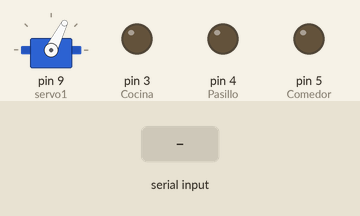
Simulated run of this sketch. Board: Arduino Uno, built with avr-gcc and run on an emulated ATmega328P. Shown: servo, output pins drawn as LEDs (lit = HIGH). Inputs (shaded band) come from the test bench.

Above: at 1.3 s.
1.4 s: "I" received over Serial
At 1.8 s:
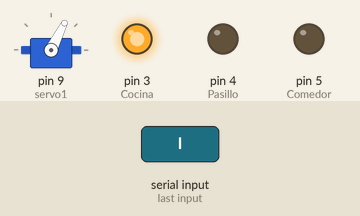
4.4 s: byte 75 ('K') received over Serial
At 4.8 s:
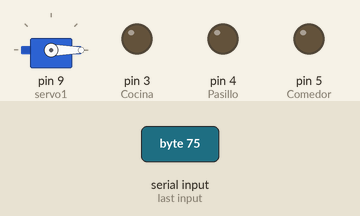
5.9 s: "A" received over Serial
At 7.1 s:
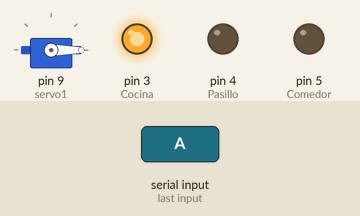
7.4 s: "C" received over Serial
At 8.3 s:
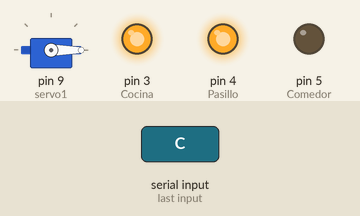
8.9 s: "B" received over Serial
At 9.4 s:
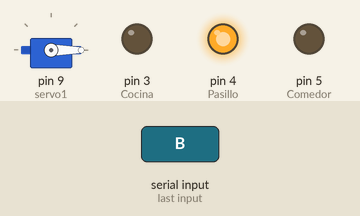
10.4 s: "E" received over Serial
At 11.8 s:
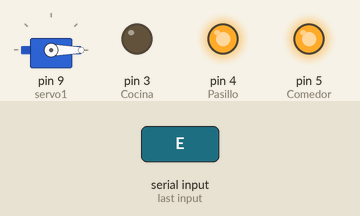
Timing chart, 0 to 12.9 s (numbered marks = the images above; inputs shaded):
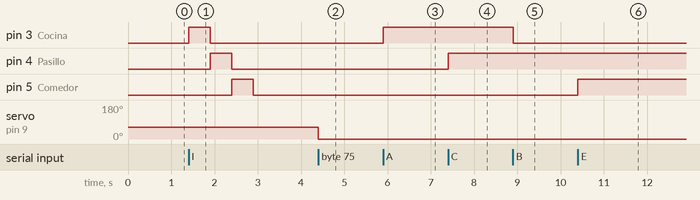

Measured:
- after the input at 1.4 s, pin 3 (Cocina): LOW → HIGH at once, → LOW 0.50 s later; pin 4 (Pasillo): LOW → HIGH after 0.50 s, → LOW 0.50 s later; pin 5 (Comedor): LOW → HIGH after 1.0 s, → LOW 0.50 s later
- after the input at 4.4 s, servo on pin 9 (servo1): 63° → 0° at once
- after the input at 5.9 s, pin 3 (Cocina): LOW → HIGH at once
- after the input at 7.4 s, pin 4 (Pasillo): LOW → HIGH at once
- after the input at 8.9 s, pin 3 (Cocina): HIGH → LOW at once
- after the input at 10.4 s, pin 5 (Comedor): LOW → HIGH at once

The sketch:

DomoVozPuerta.ino
```cpp
#include <Servo.h>
Servo servo1;  // Crea un Objeto servo
int posicion;    // Variable de la posicion del servo

void setup() {
 Serial.begin(9600);
 servo1.attach(9);  //  Pin donde conectamos el servomotor (pin 9)
 pinMode(3,OUTPUT); //Cocina
 pinMode(4,OUTPUT); //Pasillo
 pinMode(5,OUTPUT); //Comedor

 CierraPuerta();


}

void loop() {
  char X = Serial.read();
  if(X=='A')
    digitalWrite(3,HIGH);
  if(X=='B')
    digitalWrite(3,LOW);
  if(X=='C')
    digitalWrite(4,HIGH);
  if(X=='D')
    digitalWrite(4,LOW);
  if(X=='E')
    digitalWrite(5,HIGH);
  if(X=='F')
    digitalWrite(5,LOW);
  if(X=='G') //Apagar todo
  apagar();
  if(X=='H') //Encender todo
  encender();
  if(X=='I') //Encender todo
  secuencia(); //Secuencia
  if(X=='J') //Cerrar puerta
  CierraPuerta();
  if(X=='K') //Abrir puerta
  AbrePuerta();
}

void apagar()
{
 digitalWrite(3,LOW);
  digitalWrite(4,LOW);
  digitalWrite(5,LOW);
 }


void encender()
{
 digitalWrite(3,HIGH);
  digitalWrite(4,HIGH);
  digitalWrite(5,HIGH);
 }

 void secuencia()
{
 apagar();
 digitalWrite(3,HIGH);
 delay(500);
 digitalWrite(3,LOW);
  digitalWrite(4,HIGH);
  delay(500);
  digitalWrite(4,LOW);
  digitalWrite(5,HIGH);
  delay(500);
  digitalWrite(5,LOW);
 }

void AbrePuerta()
{

  posicion = 0;            // Establecemos el valor de la posicion a 90º para apertura
  posicion = map(posicion, 0, 255, 0, 179);     // Establecemos la relacion entre los grados de giro y el PWM
  /* Con el mapa de valores anterior establecemos una relacin proporcional */
  /* entre el pulso minimo 0 con el grado minimo, 0 tambien y el pulso maximo*/
  /* 1023 con el grado maximo, 179*/
  servo1.write(posicion);                  // Escribimos la posicion con el mapa de valores al servo
  delay(150);                           // Y le damos un tiempo para que sea capaz de moverse
}

void CierraPuerta()
{

  posicion = 90;            // Establecemos el valor de la posicion a 179º para cierre
  posicion = map(posicion, 0, 255, 0, 179);     // Establecemos la relacion entre los grados de giro y el PWM
  /* Con el mapa de valores anterior establecemos una relacin proporcional */
  /* entre el pulso minimo 0 con el grado minimo, 0 tambien y el pulso maximo*/
  /* 1023 con el grado maximo, 179*/
  servo1.write(posicion);                  // Escribimos la posicion con el mapa de valores al servo
  delay(150);                           // Y le damos un tiempo para que sea capaz de moverse
}
```
